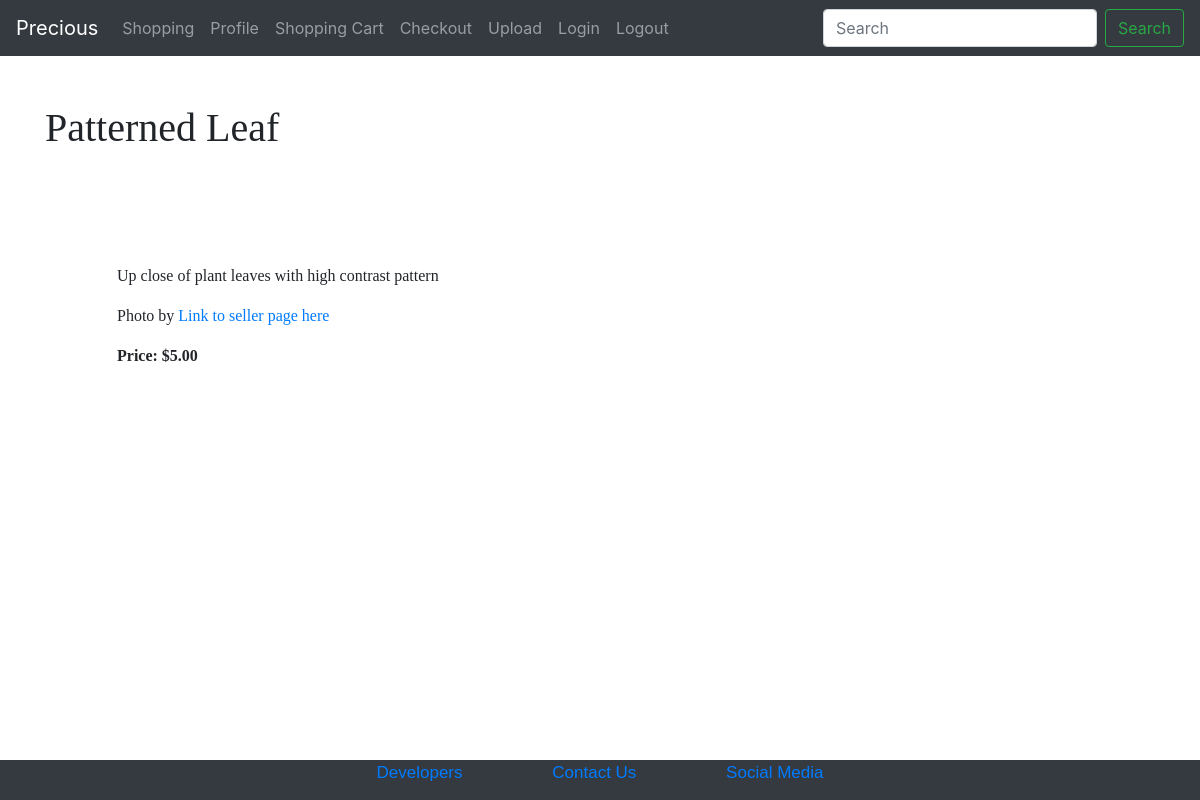
The page /shopping/1 on the database its author committed.
### app.py (models this page shows, shortened)
class Item(db.Model):
    itemid = db.Column(db.Integer, primary_key=True, autoincrement=True)
    item_name = db.Column(db.String(100), nullable=False)
    filename = db.Column(db.String(100), nullable=False)
    item_desc = db.Column(db.String(255), nullable=False)
    price = db.Column(db.Numeric(7,2), nullable=False)
    userid = db.Column(db.Integer, db.ForeignKey('user.userid'), nullable=False)
    categoryid = db.Column(db.Integer, db.ForeignKey('category.categoryid'), nullable=False)
    cartdetails = db.relationship('CartDetails', backref='item', lazy=True)

### app.py (the view)
@app.route('/shopping/<itemid>')
def showItem(itemid):
    item = Item.query.filter_by(itemid=itemid).first()
    return render_template('itemPage.html', item=item)

### templates/itemPage.html (shortened to what this page needs)
{% extends "layout.html" %}
{% block content %}
<html lang="en">
<head>
    <link rel="stylesheet" href="/static/css/style.css" />
</head>
<body>
    <div class="row py-5">
      <div class="col-lg-12 mx-auto">
          <h1 class="heading">{{item.item_name}}</h1>
        </div>
    </div>
<div class="container-fluid">
  <div class="px-lg-5">
    <div class="row">
        <div class="bg-white rounded shadow-sm"><img src="{{url_for('static', filename= 'imgs/' + item.filename)}}" alt="" class="photos">
          <div class="p-4">
            <p class="photo-desc">{{item.item_desc}}</p>
            <p class="photo-desc">Photo by <a href="#" class="text-reset">
                        Link to seller page here</a></p>
              <p  class="photo-desc"><span class="font-weight-bold">Price: ${{"{:,.2f}".format(item.price)}}</span></p>
            </div>
          </div>
    </div>
  </div>
</div>
</body>
{% endblock content %}

### templates/itemPage.html (style rules this page uses)
.heading { font-family: Trebuchet MS; }
.photo-desc { font-family: Trebuchet MS; font-size: 16px; }

### rows shown on the page
Item: item_name "Patterned Leaf", item_desc "Up close of plant leaves with high contrast pattern", price "5.00"
